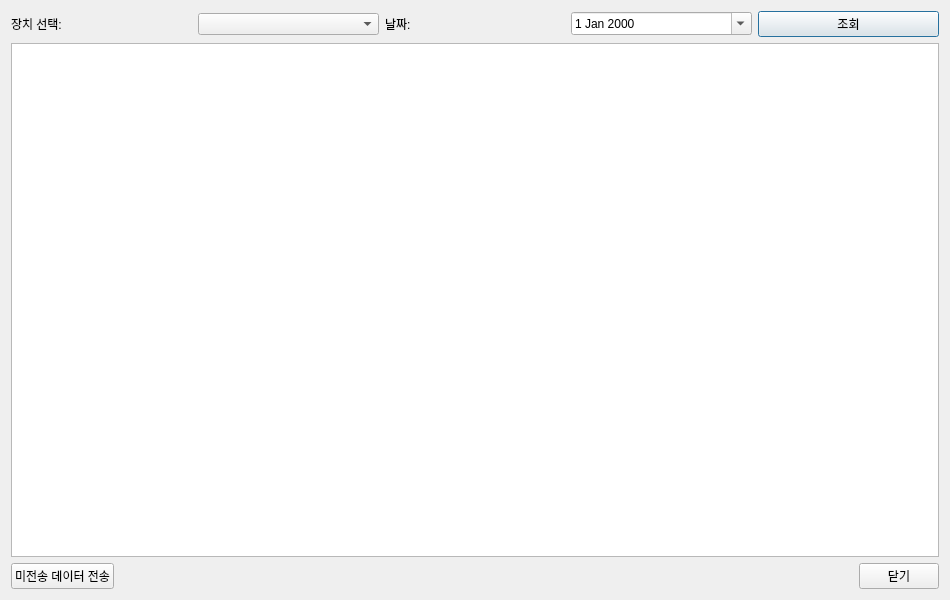
<?xml version="1.0" encoding="UTF-8"?>
<ui version="4.0">
 <class>BackupDataDialog</class>
 <widget class="QDialog" name="BackupDataDialog">
  <property name="windowTitle">
   <string>백업 데이터 조회</string>
  </property>
  <property name="minimumSize">
   <size>
    <width>950</width>
    <height>600</height>
   </size>
  </property>
  <layout class="QVBoxLayout" name="verticalLayout">
   
   <!-- 장치 + 날짜 선택 -->
   <item>
    <layout class="QHBoxLayout" name="topFilterLayout">
     <!-- 장치 선택 -->
     <item>
      <widget class="QLabel" name="label_serial">
       <property name="text">
        <string>장치 선택:</string>
       </property>
      </widget>
     </item>
     <item>
      <widget class="QComboBox" name="comboBox_serial"/>
     </item>

     <!-- 날짜 선택 -->
     <item>
      <widget class="QLabel" name="label_date">
       <property name="text">
        <string>날짜:</string>
       </property>
      </widget>
     </item>
     <item>
      <widget class="QDateEdit" name="dateEdit_filter">
       <property name="calendarPopup">
        <bool>true</bool>
       </property>
      </widget>
     </item>

     <!-- 조회 버튼 -->
     <item>
      <widget class="QPushButton" name="button_filter">
       <property name="text">
        <string>조회</string>
       </property>
      </widget>
     </item>
    </layout>
   </item>

   <!-- 테이블 -->
   <item>
    <widget class="QTableWidget" name="tableWidget_data">
    <property name="sizePolicy">
    <sizepolicy hsizetype="Expanding" vsizetype="Expanding">
    <horstretch>0</horstretch>
    <verstretch>0</verstretch>
    </sizepolicy>
    </property>
    <property name="horizontalScrollBarPolicy">
        <enum>Qt::ScrollBarAlwaysOff</enum>
    </property>
    <property name="verticalScrollBarPolicy">
    <enum>Qt::ScrollBarAsNeeded</enum>
    </property>
    <property name="sizeAdjustPolicy">
    <enum>QAbstractScrollArea::AdjustToContents</enum>
    </property>
    </widget>
   </item>

   <!-- 하단 버튼 -->
   <item>
    <layout class="QHBoxLayout" name="bottomButtonLayout">
     <item>
      <widget class="QPushButton" name="button_send">
       <property name="text">
        <string>미전송 데이터 전송</string>
       </property>
      </widget>
     </item>
     <item>
      <spacer name="spacer1">
       <property name="orientation">
        <enum>Qt::Horizontal</enum>
       </property>
       <property name="sizeHint" stdset="0">
        <size>
         <width>40</width>
         <height>20</height>
        </size>
       </property>
      </spacer>
     </item>
     <item>
      <widget class="QPushButton" name="button_close">
       <property name="text">
        <string>닫기</string>
       </property>
      </widget>
     </item>
    </layout>
   </item>
  </layout>
 </widget>
 <resources/>
 <connections/>
</ui>
